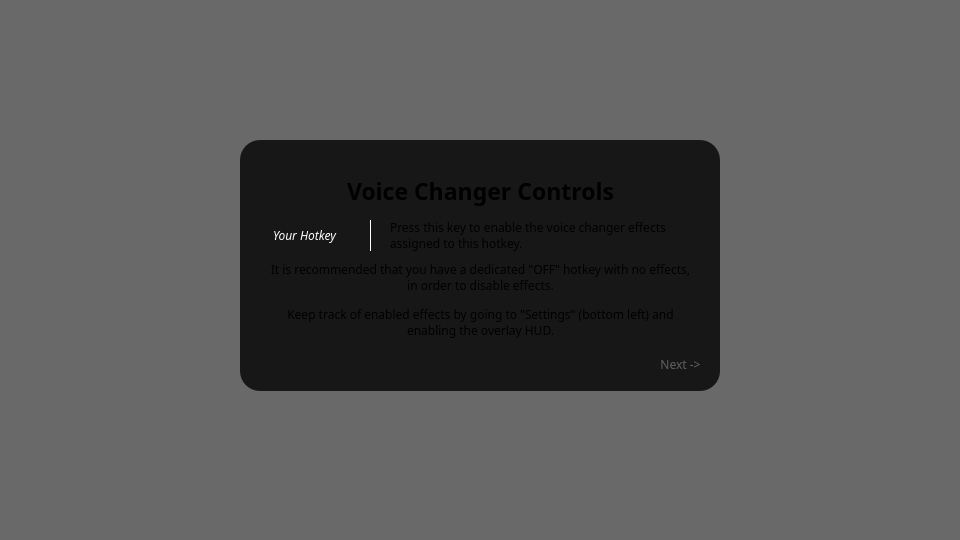
  <widget class="QGroupBox" name="slide_12">
   <property name="geometry">
    <rect>
     <x>0</x>
     <y>540</y>
     <width>960</width>
     <height>540</height>
    </rect>
   </property>
   <property name="styleSheet">
    <string notr="true">border: 0px;
background: transparent;</string>
   </property>
   <property name="title">
    <string/>
   </property>
   <widget class="QGroupBox" name="groupBox_16">
    <property name="geometry">
     <rect>
      <x>240</x>
      <y>140</y>
      <width>480</width>
      <height>251</height>
     </rect>
    </property>
    <property name="styleSheet">
     <string notr="true">QGroupBox {
	background: rgba(0, 0, 0, 200);
	border-radius: 20px;
}</string>
    </property>
    <property name="title">
     <string/>
    </property>
    <widget class="QLabel" name="label_41">
     <property name="geometry">
      <rect>
       <x>0</x>
       <y>30</y>
       <width>481</width>
       <height>41</height>
      </rect>
     </property>
     <property name="font">
      <font>
       <family>Cascadia Code</family>
       <pointsize>17</pointsize>
       <bold>true</bold>
      </font>
     </property>
     <property name="text">
      <string>Voice Changer Controls</string>
     </property>
     <property name="alignment">
      <set>Qt::AlignCenter</set>
     </property>
     <property name="wordWrap">
      <bool>true</bool>
     </property>
     <property name="margin">
      <number>0</number>
     </property>
    </widget>
    <widget class="QLabel" name="label_42">
     <property name="geometry">
      <rect>
       <x>30</x>
       <y>80</y>
       <width>101</width>
       <height>31</height>
      </rect>
     </property>
     <property name="font">
      <font>
       <family>Cascadia Code</family>
       <pointsize>9</pointsize>
       <bold>false</bold>
      </font>
     </property>
     <property name="styleSheet">
      <string notr="true">border-right: 1px solid #FFFFFF;</string>
     </property>
     <property name="text">
      <string>&lt;html&gt;&lt;head/&gt;&lt;body&gt;&lt;p&gt;&lt;span style=&quot; font-style:italic; color:#ffffff;&quot;&gt;Your Hotkey&lt;/span&gt;&lt;/p&gt;&lt;/body&gt;&lt;/html&gt;</string>
     </property>
     <property name="alignment">
      <set>Qt::AlignLeading|Qt::AlignLeft|Qt::AlignVCenter</set>
     </property>
     <property name="wordWrap">
      <bool>true</bool>
     </property>
    </widget>
    <widget class="QPushButton" name="next_15">
     <property name="geometry">
      <rect>
       <x>410</x>
       <y>210</y>
       <width>61</width>
       <height>29</height>
      </rect>
     </property>
     <property name="font">
      <font>
       <family>Cascadia Code</family>
      </font>
     </property>
     <property name="styleSheet">
      <string notr="true">QPushButton {
background: transparent;
border: 0px;
color: #606060;
}

QPushButton:hover {
color: #B0B0B0;
}

QPushButton:pressed {
color: #E0E0E0;
}</string>
     </property>
     <property name="text">
      <string>Next -&gt;</string>
     </property>
    </widget>
    <widget class="QLabel" name="label_43">
     <property name="geometry">
      <rect>
       <x>150</x>
       <y>60</y>
       <width>301</width>
       <height>71</height>
      </rect>
     </property>
     <property name="font">
      <font>
       <family>Cascadia Code</family>
       <pointsize>9</pointsize>
       <bold>false</bold>
      </font>
     </property>
     <property name="text">
      <string>&lt;html&gt;&lt;head/&gt;&lt;body&gt;&lt;p&gt;Press this key to enable the voice changer effects assigned to this hotkey.&lt;/p&gt;&lt;/body&gt;&lt;/html&gt;</string>
     </property>
     <property name="alignment">
      <set>Qt::AlignLeading|Qt::AlignLeft|Qt::AlignVCenter</set>
     </property>
     <property name="wordWrap">
      <bool>true</bool>
     </property>
    </widget>
    <widget class="QLabel" name="label_44">
     <property name="geometry">
      <rect>
       <x>30</x>
       <y>120</y>
       <width>421</width>
       <height>81</height>
      </rect>
     </property>
     <property name="font">
      <font>
       <family>Cascadia Code</family>
       <pointsize>9</pointsize>
       <bold>false</bold>
      </font>
     </property>
     <property name="text">
      <string>&lt;html&gt;&lt;head/&gt;&lt;body&gt;&lt;p align=&quot;center&quot;&gt;It is recommended that you have a dedicated &amp;quot;OFF&amp;quot; hotkey with no effects, in order to disable effects.&lt;/p&gt;&lt;p align=&quot;center&quot;&gt;Keep track of enabled effects by going to &amp;quot;Settings&amp;quot; (bottom left) and enabling the overlay HUD.&lt;/p&gt;&lt;/body&gt;&lt;/html&gt;</string>
     </property>
     <property name="alignment">
      <set>Qt::AlignLeading|Qt::AlignLeft|Qt::AlignVCenter</set>
     </property>
     <property name="wordWrap">
      <bool>true</bool>
     </property>
    </widget>
   </widget>
   <widget class="QWidget" name="widget_48" native="true">
    <property name="geometry">
     <rect>
      <x>0</x>
      <y>0</y>
      <width>961</width>
      <height>541</height>
     </rect>
    </property>
    <property name="styleSheet">
     <string notr="true">background: rgba(0, 0, 0, 150);</string>
    </property>
   </widget>
   <zorder>widget_48</zorder>
   <zorder>groupBox_16</zorder>
  </widget>
